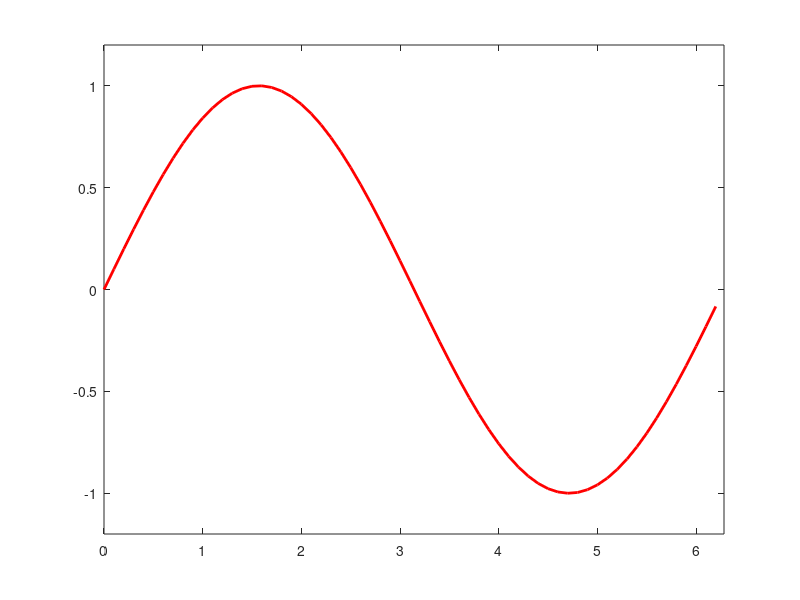

Write MATLAB code to recreate this figure. (Note: this script raises an error after producing the figure.)
% A simple example to utilise movie2gif function
clear all

x = 0:0.1:2*pi;
y = sin(x);

figure('Position',[1 1 240 200])
for i = 1:length(x)
    plot(x(1:i),y(1:i), 'r', 'LineWidth',2)
    axis([0 2*pi -1.2 1.2])
    pause(0.1)
    mov(i) = getframe;
end

movie2gif(mov, 'sin.gif')